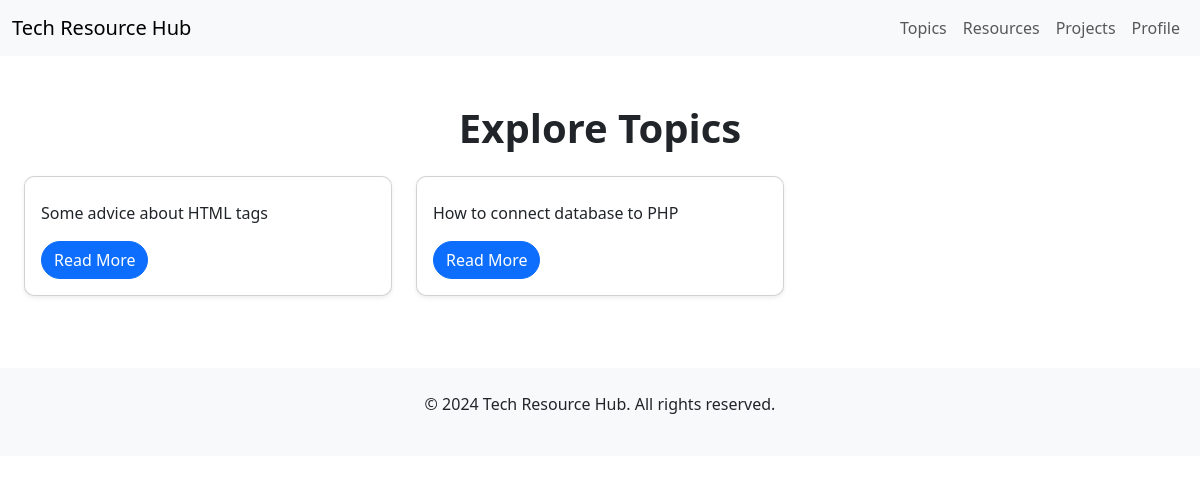
The page /topics/ (signed in) on the database its author committed.
### resources/models.py (models this page shows, shortened)
class Topic(models.Model):
    name = models.CharField(max_length=200)
    description = models.TextField()

### resources/views.py (the view)
# urls.py: path('topics/', views.topics_view, name='topics'),
@login_required
def topics_view(request):
    topics = Topic.objects.all()  # Fetch all topics from the database
    return render(request, 'resources/topics.html', {'topics': topics})

### resources/templates/resources/topics.html (shortened to what this page needs)
{% extends 'resources/base.html' %}
{% block content %}
<div class="container my-5">
    <h1 class="text-center mb-4">Explore Topics</h1>
    <div class="row">
        {% for topic in topics %}
        <div class="col-md-4 mb-4">
            <div class="card h-100 shadow-sm">
                <div class="card-body">
                    <p class="card-text">{{ topic.description }}</p>
                    <a href="{% url 'resources:topic_detail' topic.pk %}" class="btn btn-primary">Read More</a>
                </div>
            </div>
        </div>
        {% endfor %}
    </div>
</div>
{% endblock %}

### static/css/styles.css (style rules this page uses)
.card { border-radius: 10px; overflow: hidden; transition: transform 0.2s ease-in-out; }
h1 { font-size: 2.5rem; font-weight: bold; }
.btn { border-radius: 20px; }
.container { max-width: 1200px; }

### rows shown on the page
Topic: description "Some advice about HTML tags"
Topic: description "How to connect database to PHP"
